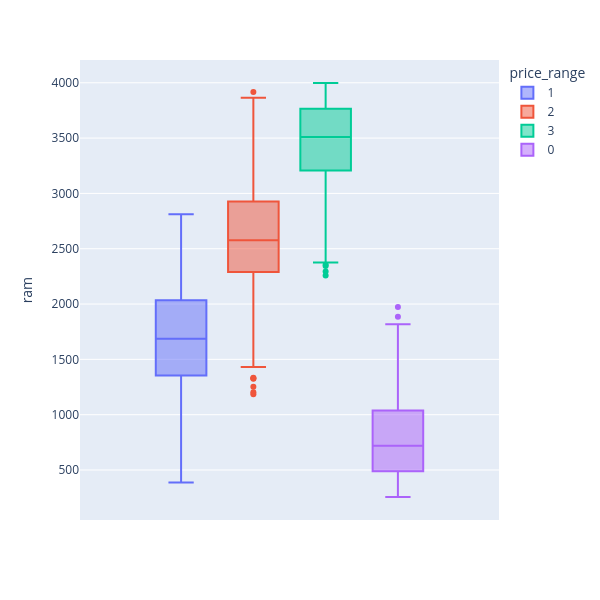

The cell this chart's notebook holds for it:
### Code cell
fig = px.box(df, y='ram', color='price_range')
fig.update_layout(
    height=600,  # set the height in pixels
    width=600    # set the width in pixels
)
fig.show()

### Figure 1 — Plotly figure (JSON) as saved in the notebook; plotly's stock layout.template omitted (floating-point values rounded to 4 significant figures; data arrays with more than 128 entries replaced by an {"elided": "..."} marker saying what was removed)
{"data": [{"alignmentgroup": "True", "hovertemplate": "price_range=1<br>ram=%{y}<extra></extra>", "legendgroup": "1", "marker": {"color": "#636efa"}, "name": "1", "notched": false, "offsetgroup": "1", "orientation": "v", "showlegend": true, "type": "box", "x0": " ", "xaxis": "x", "y": {"elided": "500 int values"}, "y0": " ", "yaxis": "y"}, {"alignmentgroup": "True", "hovertemplate": "price_range=2<br>ram=%{y}<extra></extra>", "legendgroup": "2", "marker": {"color": "#EF553B"}, "name": "2", "notched": false, "offsetgroup": "2", "orientation": "v", "showlegend": true, "type": "box", "x0": " ", "xaxis": "x", "y": {"elided": "500 int values"}, "y0": " ", "yaxis": "y"}, {"alignmentgroup": "True", "hovertemplate": "price_range=3<br>ram=%{y}<extra></extra>", "legendgroup": "3", "marker": {"color": "#00cc96"}, "name": "3", "notched": false, "offsetgroup": "3", "orientation": "v", "showlegend": true, "type": "box", "x0": " ", "xaxis": "x", "y": {"elided": "500 int values"}, "y0": " ", "yaxis": "y"}, {"alignmentgroup": "True", "hovertemplate": "price_range=0<br>ram=%{y}<extra></extra>", "legendgroup": "0", "marker": {"color": "#ab63fa"}, "name": "0", "notched": false, "offsetgroup": "0", "orientation": "v", "showlegend": true, "type": "box", "x0": " ", "xaxis": "x", "y": {"elided": "500 int values"}, "y0": " ", "yaxis": "y"}], "layout": {"boxmode": "group", "height": 600, "legend": {"title": {"text": "price_range"}, "tracegroupgap": 0}, "margin": {"t": 60}, "width": 600, "xaxis": {"anchor": "y", "autorange": true, "domain": [0, 1], "range": [-0.5074, 0.5074], "type": "category"}, "yaxis": {"anchor": "x", "autorange": true, "domain": [0, 1], "range": [48.11, 4206.0], "title": {"text": "ram"}, "type": "linear"}}}
